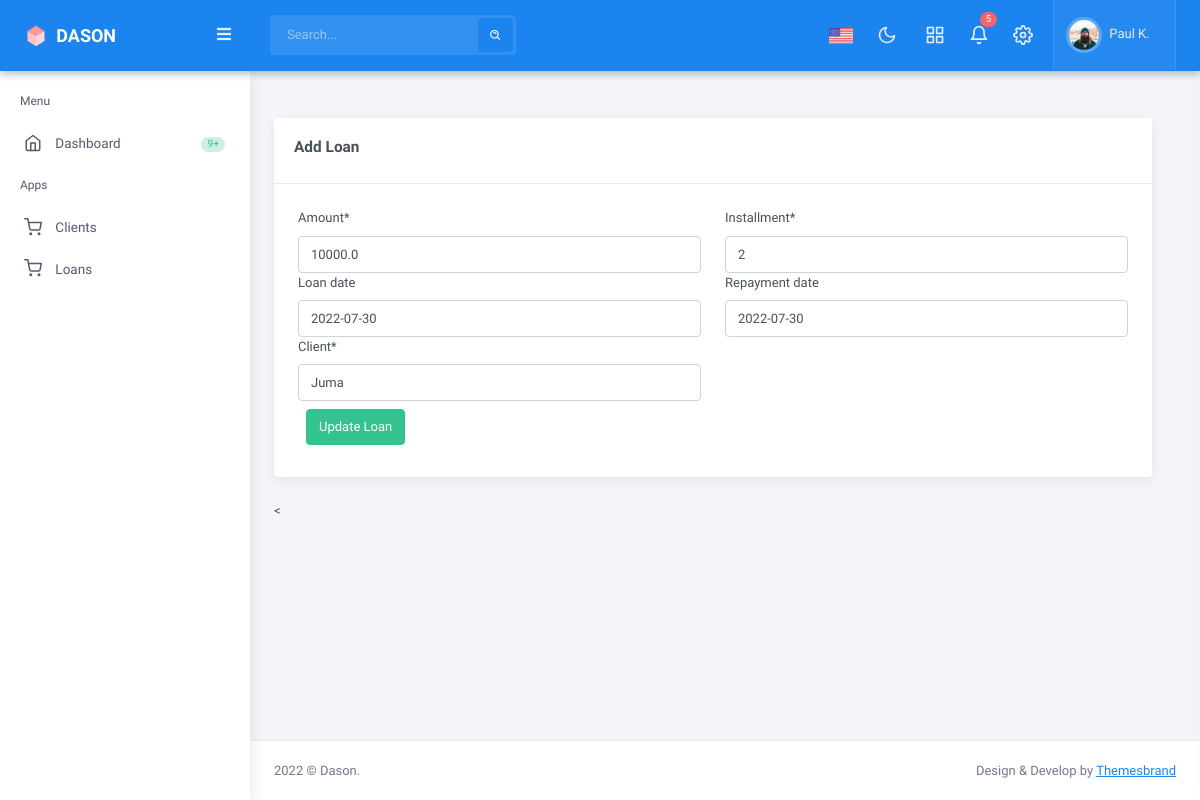
The app's page /Loans/88/Update with its own data.
### loans/models.py (models this page shows, shortened)
class Loan(models.Model):
    amount=models.FloatField(max_length=300, null=True)
    installment = models.IntegerField(null=True)
    interest_amount=models.FloatField(max_length=300 ,null=True)
    loan_date = models.DateField(auto_now=False , null=True , blank=True )
    repayment_date = models.DateField(auto_now=False , null=True , blank=True)
    client = models.ForeignKey(Client, on_delete=models.CASCADE)

### loans/views.py (the view)
# urls.py: path('Loans/<int:pk>/Update',UpdateLoan.as_view(), name='update_loan' ),
class UpdateLoan(UpdateView):
    model=Loan
    template_name='loan/update_loan.html'
    fields='__all__'
    success_url=reverse_lazy('display_loans')

### loans/models.py (called while the page is built)
    def __str__(self):
        return self.name

### loans/templates/loan/update_loan.html (shortened to what this page needs)
{% extends 'base.html' %}
{% load static %}
{% load crispy_forms_tags %}
{% block contents %}
<div class="row">
    <div class="col-12">
        <div class="card">
            <div class="card-header">
                <h4 class="card-title">Add Loan</h4>
            </div>
            <div class="card-body p-4">
                <div class="row">
                    <form action="" method="Post" class="forms-sample">
                        <div class="row">
                            <div class="form-group col-md-6">
                                {{ form.amount|as_crispy_field }}
                           </div>
                           <div class="form-group col-md-6">
                            {{ form.installment|as_crispy_field }}
                            </div>
                            <div class="form-group col-md-6">
                                {{ form.loan_date|as_crispy_field }}
                            </div>
                            <div class="form-group col-md-6">
                                {{ form.repayment_date|as_crispy_field }}
                            </div>
                            <div class="form-group col-md-6">
                                {{ form.client|as_crispy_field }}
                            </div>
                        </div>
                         <button type="submit" class="btn btn-success m-2">Update Loan</button>
                      </form>
                    </div>
                     </div>
    </div>
</div>
{% endblock contents %}

### records on screen
Loan: amount "10000.0", installment "2", loan_date "2022-07-30", repayment_date "2022-07-30", client "Juma"
